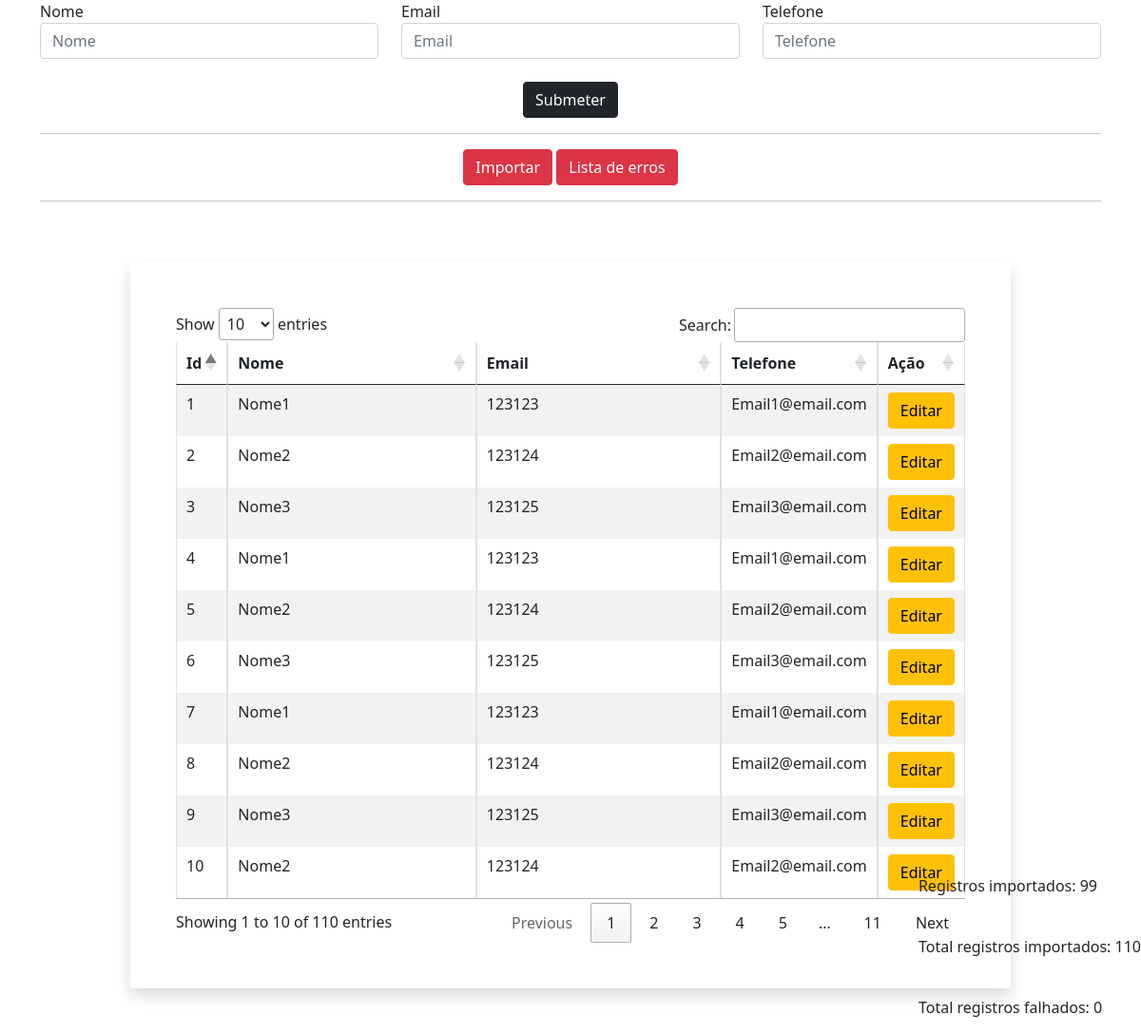
The app's page /associacao (signed in) with its own data.
### models.py (models this page shows)
class Asc(db.Model):
    id = db.Column(db.Integer, primary_key=True)
    nome = db.Column(db.String(150))
    email = db.Column(db.String(150))
    tele = db.Column(db.Integer)
    pais = db.Column(db.String(150))

class Variavel(db.Model):
    id = db.Column(db.Integer, primary_key=True)
    count = db.Column(db.Integer)
    ecount = db.Column(db.Integer)

### views.py (the view, shortened to what this page needs)
@views.route('/associacao', methods=['GET', 'POST'])
@login_required
@roles("Admin")
def associacao():
    var = Variavel.query.get(1)
    if not var:
        var = Variavel(count=0, ecount=0)
        db.session.add(var)
        db.session.commit()
    count = var.count
    ecount = var.ecount
    return render_template("asc.html", movi=Asc.query.all(), er=Easc.query.all(), var=Variavel.query.get(1))

### flask_app.py (called while the page is built)
@login_manager.user_loader
def load_user(id):
    return User.query.get(int(id))

### perms.py (called while the page is built)
def roles(role):
    def wrapper(f):
        @wraps(f)
        def wrapped(*args, **kwargs):
            if not ACCESS[current_user.role] >= ACCESS[role]:
                flash("Não tem permissão para aceder a esta pagina!", category="error")
                return redirect(url_for('views.dashboard'))
            return f(*args, **kwargs)
        return wrapped
    return wrapper

### templates/asc.html (shortened to what this page needs)
{% extends "base.html" %}
{% block content %}
    <link rel="stylesheet" type="text/css" href="https://cdn.datatables.net/1.10.24/css/jquery.dataTables.css">
    <div class="container">
        <form method="POST" action="{{ url_for('views.associacao') }}">
            <div class="row">
                <div class="form-group col">
                    <label>Nome</label>
                    <input type="text" class="form-control" name="nome" id="nome" placeholder="Nome">
                </div>
                <div class="form-group col">
                    <label>Email</label>
                    <input type="text" class="form-control" name="email" id="email" placeholder="Email">
                </div>
                <div class="form-group col">
                    <label>Telefone</label>
                    <input type="text" class="form-control" name="tele" id="tele" placeholder="Telefone">
                </div>
            </div>
            <br>
            <div style="text-align: center">
                <button class="btn btn-dark" type="submit">Submeter</button>
            </div>
        </form>
        <hr>
        <div style="text-align: center">
            <button id="import" class="btn btn-danger">Importar</button>
            <button id="lr" class="btn btn-danger">Lista de erros</button>
        </div>
        <hr>
        {% set count = 0 %}
        <div class="row py-5">
            <div class="col-lg-10 mx-auto">
                <div class="card rounded shadow border-0">
                    <div class="card-body p-5 bg-white rounded">
                        <div class="table-responsive">
                            <table id="tabela" style="twidth:100%" class="table table-striped table-bordered">
                                <thead>
                                <tr>
                                    <th>Id</th>
                                    <th>Nome</th>
                                    <th>Email</th>
                                    <th>Telefone</th>
                                    <th>Ação</th>
                                </tr>
                                </thead>
                                <tbody>
                                {% for data in movi %}
                                    {% set count = count + 1 %}
                                    <tr>
                                        <td>{{ data.id }}</td>
                                        <td>{{ data.nome }}</td>
                                        <td>{{ data.email }}</td>
                                        <td>{{ data.tele }}</td>
                                        <td><a class="btn btn-warning" href="/asc/{{ data.id }}/update">Editar</a></td>
                                    </tr>
                                {% endfor %}
                                </tbody>
                            </table>
                        </div>
                    </div>
                </div>
            </div>
        </div>
    </div>
    <div style=" position: fixed;
    bottom: 0;
    right: 0;">
        <p>Registros importados: {{ var.count }}</p>
        <br>
        <p id="tt">Total registros importados:</p>
        <br>
        <p>Total registros falhados: {{ var.ecount }}</p>
    </div>
{% endblock %}

### static/css.css (style rules this page uses)
html, body { height: 100%; }

### records on screen
Asc: id "1", nome "Nome1", email "123123", tele "Email1@email.com"
Asc: id "2", nome "Nome2", email "123124", tele "Email2@email.com"
Asc: id "3", nome "Nome3", email "123125", tele "Email3@email.com"
Asc: id "4", nome "Nome1", email "123123", tele "Email1@email.com"
Asc: id "5", nome "Nome2", email "123124", tele "Email2@email.com"
Asc: id "6", nome "Nome3", email "123125", tele "Email3@email.com"
Asc: id "7", nome "Nome1", email "123123", tele "Email1@email.com"
Asc: id "8", nome "Nome2", email "123124", tele "Email2@email.com"
Asc: id "9", nome "Nome3", email "123125", tele "Email3@email.com"
Asc: id "10", nome "Nome2", email "123124", tele "Email2@email.com"
Variavel: count "99", ecount "0"
